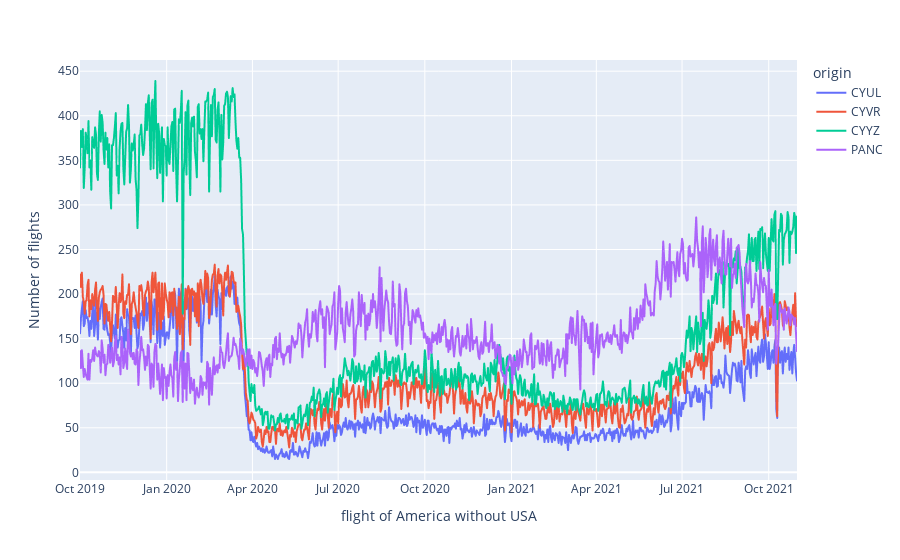

The cell this chart's notebook holds for it:
### Markdown cell above
#### America without US

### Code cell
fd_america_map = fd[ #america without US
           (fd['origin'] == 'CYYZ') |
           (fd['origin'] == 'PANC') |
           (fd['origin'] == 'CYVR') |
           (fd['origin'] == 'CYUL') 
           ]
fd_america_group = fd_america_map.groupby(['origin', 'day'], as_index=False).count()
fig = px.line(fd_america_group , x="day", y="callsign", color="origin")
fig.update_xaxes(title={'text': 'flight of America without USA'})
fig.update_yaxes(title={'text': 'Number of flights'})
fig.show()

### Figure 1 — Plotly figure (JSON) as saved in the notebook; plotly's stock layout.template omitted (floating-point values rounded to 4 significant figures; data arrays with more than 128 entries replaced by an {"elided": "..."} marker saying what was removed)
{"data": [{"hovertemplate": "origin=CYUL<br>day=%{x}<br>callsign=%{y}<extra></extra>", "legendgroup": "CYUL", "line": {"color": "#636efa", "dash": "solid"}, "marker": {"symbol": "circle"}, "mode": "lines", "name": "CYUL", "showlegend": true, "type": "scattergl", "x": {"elided": "757 str values"}, "xaxis": "x", "y": {"elided": "757 int values"}, "yaxis": "y"}, {"hovertemplate": "origin=CYVR<br>day=%{x}<br>callsign=%{y}<extra></extra>", "legendgroup": "CYVR", "line": {"color": "#EF553B", "dash": "solid"}, "marker": {"symbol": "circle"}, "mode": "lines", "name": "CYVR", "showlegend": true, "type": "scattergl", "x": {"elided": "757 str values"}, "xaxis": "x", "y": {"elided": "757 int values"}, "yaxis": "y"}, {"hovertemplate": "origin=CYYZ<br>day=%{x}<br>callsign=%{y}<extra></extra>", "legendgroup": "CYYZ", "line": {"color": "#00cc96", "dash": "solid"}, "marker": {"symbol": "circle"}, "mode": "lines", "name": "CYYZ", "showlegend": true, "type": "scattergl", "x": {"elided": "757 str values"}, "xaxis": "x", "y": {"elided": "757 int values"}, "yaxis": "y"}, {"hovertemplate": "origin=PANC<br>day=%{x}<br>callsign=%{y}<extra></extra>", "legendgroup": "PANC", "line": {"color": "#ab63fa", "dash": "solid"}, "marker": {"symbol": "circle"}, "mode": "lines", "name": "PANC", "showlegend": true, "type": "scattergl", "x": {"elided": "757 str values"}, "xaxis": "x", "y": {"elided": "757 int values"}, "yaxis": "y"}], "layout": {"legend": {"title": {"text": "origin"}, "tracegroupgap": 0}, "margin": {"t": 60}, "xaxis": {"anchor": "y", "domain": [0, 1], "title": {"text": "flight of America without USA"}}, "yaxis": {"anchor": "x", "domain": [0, 1], "title": {"text": "Number of flights"}}}}
